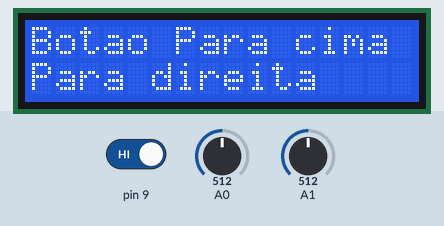
The sketch below on a simulated Arduino Uno, built with avr-gcc and run on an emulated ATmega328P. On the bench: 16×2 character LCD. The inputs (shaded band) are chosen by the test bench; at power-on: A0 = 512, A1 = 512, pin 9 HIGH. What the sketch prints to the serial monitor is not drawn.

Above: at 1.2 s.
1.3 s: A0 set to 306
At 2.8 s:
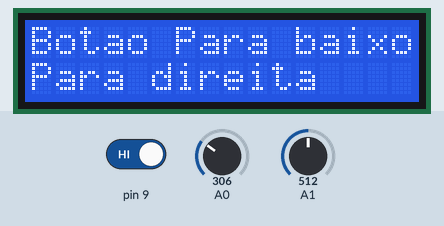
5.4 s: A1 set to 306
At 7.0 s:
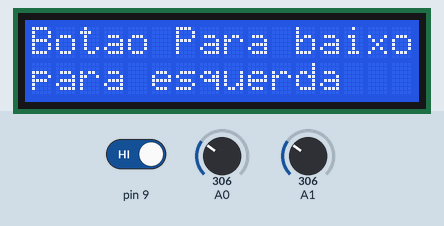
9.5 s: pin 9 driven LOW
At 11.2 s:
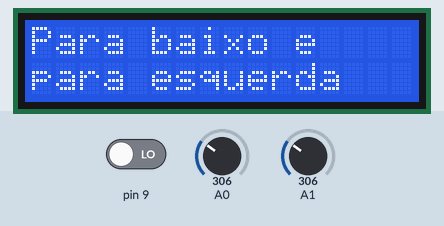
13.6 s: A0 set to 521
At 14.8 s:
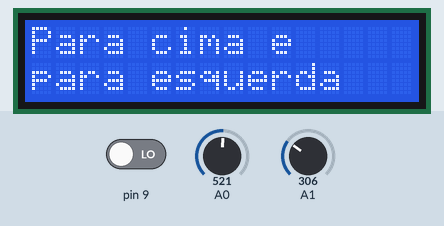
17.7 s: A1 set to 521
At 19.4 s:
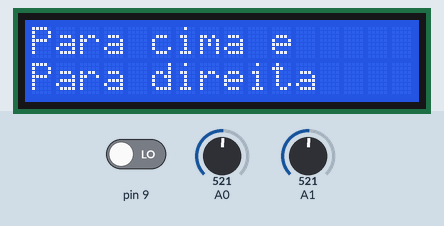
21.8 s: A0 set to 501
At 23.5 s:
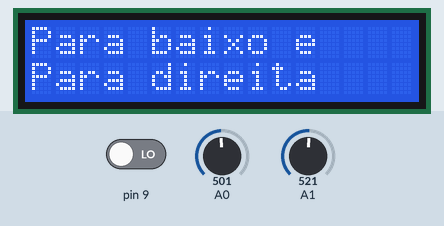
Timing chart, 0 to 25.0 s (numbered marks = the images above; inputs shaded):
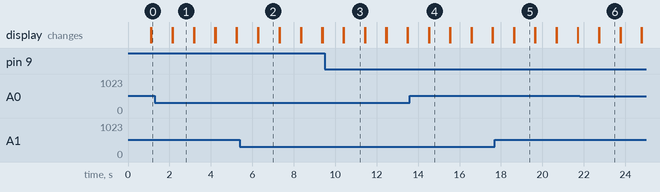

Measured:
- after the input at 1.3 s, the display: first differs from a run without the input after 0.86 s (image 1)
- after the input at 5.4 s, the display: first differs from a run without the input after 0.89 s (image 2)
- after the input at 9.5 s, the display: first differs from a run without the input after 0.92 s (image 3)
- after the input at 13.6 s, the display: first differs from a run without the input after 0.93 s (image 4)
- after the input at 17.7 s, the display: first differs from a run without the input after 0.94 s (image 5)
- after the input at 21.8 s, the display: first differs from a run without the input after 0.94 s (image 6)
- what the display in image 1 shows lasts 1.0 s, from 2.2 s to 3.2 s

The sketch:

joystick1.ino
```cpp
#include <Wire.h>
#include <LiquidCrystal_I2C.h>

#define endereco  0x27
#define colunas   16
#define linhas    2

LiquidCrystal_I2C lcd(endereco, colunas, linhas);

int botao = 0;
int poten1 = 0;
int poten2 = 0;

void setup()
{
  pinMode(A0, INPUT);
  pinMode(A1, INPUT);
  pinMode(9, INPUT);
  Serial.begin(9600);
  lcd.init(); // INICIA A COMUNICAÇÃO COM O DISPLAY
  lcd.backlight(); // LIGA A ILUMINAÇÃO DO DISPLAY
  lcd.clear(); // LIMPA O DISPLAY
}

void loop()
{
  poten1 = analogRead(A0);
  poten2 = analogRead(A1);
  botao = digitalRead(9);
  if(poten1 > 511 && poten2 > 511 && botao == LOW)
  {
    lcd.setCursor(0,0);
    lcd.print("Para cima e");
    lcd.setCursor(0,1);
    lcd.print("Para direita");
    Serial.println("Para cima e para direita");
    delay(1000);
    lcd.clear();
  }
  else if(poten1 > 511 && poten2 < 511 && botao == LOW)
  {
    lcd.setCursor(0,0);
    lcd.print("Para cima e");
    lcd.setCursor(0,1);
    lcd.print("para esquerda");
    Serial.println("Para cima e para esquerda");
    delay(1000);
    lcd.clear();
  }
  else if(poten1 < 511 && poten2 < 511 && botao == LOW)
  {
    lcd.setCursor(0,0);
    lcd.print("Para baixo e");
    lcd.setCursor(0,1);
    lcd.print("para esquerda");
    Serial.println("Para baixo e para esquerda");
    delay(1000);
    lcd.clear();
  }
  else if(poten1 < 511 && poten2 > 511 && botao == LOW)
  {
    lcd.setCursor(0,0);
    lcd.print("Para baixo e");
    lcd.setCursor(0,1);
    lcd.print("Para direita");
    Serial.println("Para baixo e para direita");
    delay(1000);
    lcd.clear();
  }
  else if(poten1 > 511 && poten2 > 511 && botao == HIGH)
  {
    lcd.setCursor(0,0);
    lcd.print("Botao Para cima e");
    lcd.setCursor(0,1);
    lcd.print("Para direita");
    Serial.println("Para cima e para direita");
    delay(1000);
    lcd.clear();
  }
  else if(poten1 > 511 && poten2 < 511 && botao == HIGH)
  {
    lcd.setCursor(0,0);
    lcd.print("Botao Para cima e");
    lcd.setCursor(0,1);
    lcd.print("para esquerda");
    Serial.println("Para cima e para esquerda");
    delay(1000);
    lcd.clear();
  }
  else if(poten1 < 511 && poten2 < 511 && botao == HIGH)
  {
    lcd.setCursor(0,0);
    lcd.print("Botao Para baixo e");
    lcd.setCursor(0,1);
    lcd.print("para esquerda");
    Serial.println("Para baixo e para esquerda");
    delay(1000);
    lcd.clear();
  }
  else if(poten1 < 511 && poten2 > 511 && botao == HIGH)
  {
    lcd.setCursor(0,0);
    lcd.print("Botao Para baixo e");
    lcd.setCursor(0,1);
    lcd.print("Para direita");
    Serial.println("Para baixo e para direita");
    delay(1000);
    lcd.clear();
  }
}
```
